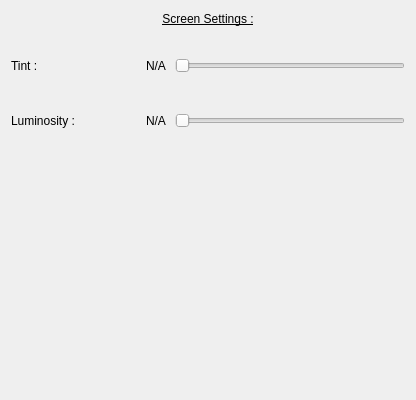
<?xml version="1.0" encoding="UTF-8"?>
<ui version="4.0">
 <class>ScreenSettingsPage</class>
 <widget class="QWidget" name="ScreenSettingsPage">
  <property name="geometry">
   <rect>
    <x>0</x>
    <y>0</y>
    <width>416</width>
    <height>400</height>
   </rect>
  </property>
  <property name="windowTitle">
   <string>Form</string>
  </property>
  <layout class="QVBoxLayout" name="verticalLayout" stretch="1,2">
   <item>
    <layout class="QVBoxLayout" name="ScreenSettingsContainer" stretch="1,1,2,1,2">
     <property name="sizeConstraint">
      <enum>QLayout::SetDefaultConstraint</enum>
     </property>
     <property name="topMargin">
      <number>0</number>
     </property>
     <item>
      <layout class="QHBoxLayout" name="Title">
       <property name="topMargin">
        <number>0</number>
       </property>
       <item>
        <widget class="QLabel" name="label">
         <property name="sizePolicy">
          <sizepolicy hsizetype="Expanding" vsizetype="Expanding">
           <horstretch>0</horstretch>
           <verstretch>0</verstretch>
          </sizepolicy>
         </property>
         <property name="font">
          <font>
           <underline>true</underline>
          </font>
         </property>
         <property name="text">
          <string>Screen Settings :</string>
         </property>
         <property name="alignment">
          <set>Qt::AlignCenter</set>
         </property>
        </widget>
       </item>
      </layout>
     </item>
     <item>
      <spacer name="verticalSpacer_3">
       <property name="orientation">
        <enum>Qt::Vertical</enum>
       </property>
       <property name="sizeHint" stdset="0">
        <size>
         <width>20</width>
         <height>40</height>
        </size>
       </property>
      </spacer>
     </item>
     <item>
      <layout class="QHBoxLayout" name="TintContainer" stretch="1,2">
       <item>
        <widget class="QLabel" name="TintLabel">
         <property name="sizePolicy">
          <sizepolicy hsizetype="Minimum" vsizetype="Preferred">
           <horstretch>0</horstretch>
           <verstretch>0</verstretch>
          </sizepolicy>
         </property>
         <property name="text">
          <string>Tint :</string>
         </property>
        </widget>
       </item>
       <item>
        <layout class="QHBoxLayout" name="SliderTintHLayout">
         <property name="rightMargin">
          <number>0</number>
         </property>
         <item>
          <widget class="QLabel" name="TintValue">
           <property name="sizePolicy">
            <sizepolicy hsizetype="Minimum" vsizetype="Preferred">
             <horstretch>0</horstretch>
             <verstretch>0</verstretch>
            </sizepolicy>
           </property>
           <property name="text">
            <string>N/A </string>
           </property>
          </widget>
         </item>
         <item>
          <widget class="QSlider" name="TintSlider">
           <property name="sizePolicy">
            <sizepolicy hsizetype="Expanding" vsizetype="Preferred">
             <horstretch>0</horstretch>
             <verstretch>0</verstretch>
            </sizepolicy>
           </property>
           <property name="minimumSize">
            <size>
             <width>0</width>
             <height>0</height>
            </size>
           </property>
           <property name="maximumSize">
            <size>
             <width>16777215</width>
             <height>16777215</height>
            </size>
           </property>
           <property name="maximum">
            <number>100</number>
           </property>
           <property name="singleStep">
            <number>1</number>
           </property>
           <property name="pageStep">
            <number>1</number>
           </property>
           <property name="orientation">
            <enum>Qt::Horizontal</enum>
           </property>
          </widget>
         </item>
        </layout>
       </item>
      </layout>
     </item>
     <item>
      <spacer name="verticalSpacer_2">
       <property name="orientation">
        <enum>Qt::Vertical</enum>
       </property>
       <property name="sizeHint" stdset="0">
        <size>
         <width>20</width>
         <height>40</height>
        </size>
       </property>
      </spacer>
     </item>
     <item>
      <layout class="QHBoxLayout" name="LuminosityContainer" stretch="1,2">
       <item>
        <widget class="QLabel" name="LuminosityLabel">
         <property name="text">
          <string>Luminosity :</string>
         </property>
        </widget>
       </item>
       <item>
        <layout class="QHBoxLayout" name="SliderLuminosityHLayout">
         <property name="rightMargin">
          <number>0</number>
         </property>
         <item>
          <widget class="QLabel" name="LuminosityValue">
           <property name="text">
            <string>N/A </string>
           </property>
          </widget>
         </item>
         <item>
          <widget class="QSlider" name="LuminositySlider">
           <property name="sizePolicy">
            <sizepolicy hsizetype="Expanding" vsizetype="Preferred">
             <horstretch>0</horstretch>
             <verstretch>0</verstretch>
            </sizepolicy>
           </property>
           <property name="minimumSize">
            <size>
             <width>0</width>
             <height>0</height>
            </size>
           </property>
           <property name="maximumSize">
            <size>
             <width>16777215</width>
             <height>16777215</height>
            </size>
           </property>
           <property name="maximum">
            <number>100</number>
           </property>
           <property name="orientation">
            <enum>Qt::Horizontal</enum>
           </property>
           <property name="invertedAppearance">
            <bool>false</bool>
           </property>
           <property name="invertedControls">
            <bool>false</bool>
           </property>
          </widget>
         </item>
        </layout>
       </item>
      </layout>
     </item>
    </layout>
   </item>
   <item>
    <spacer name="verticalSpacer">
     <property name="orientation">
      <enum>Qt::Vertical</enum>
     </property>
     <property name="sizeType">
      <enum>QSizePolicy::Expanding</enum>
     </property>
     <property name="sizeHint" stdset="0">
      <size>
       <width>20</width>
       <height>200</height>
      </size>
     </property>
    </spacer>
   </item>
  </layout>
 </widget>
 <resources/>
 <connections/>
</ui>
